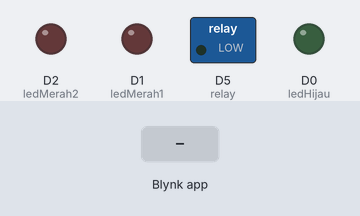
This sketch was run on a simulated ESP8266 (NodeMCU). On the bench: switched loads named in the sketch (green lamp = pin HIGH), output pins drawn as LEDs (lit = HIGH). The test bench sets the inputs (shaded band). WiFi joins after 1.5 s; servers stay silent unless stated.

Above: at 3.0 s.
3.1 s: Blynk app writes 1 to V0
At 4.2 s:
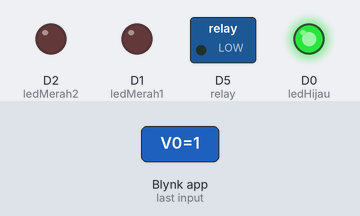
4.6 s: Blynk app writes 1 to V1
At 5.4 s:
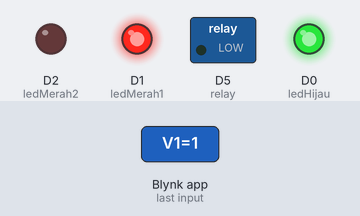
6.1 s: Blynk app writes 0 to V0
At 6.5 s:
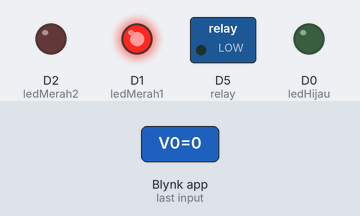
7.6 s: Blynk app writes 1 to V2
At 8.8 s:
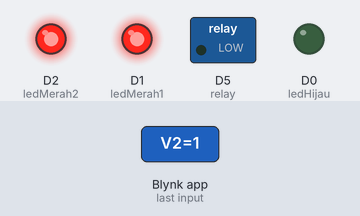
9.1 s: Blynk app writes 200 to V0
At 10.0 s:
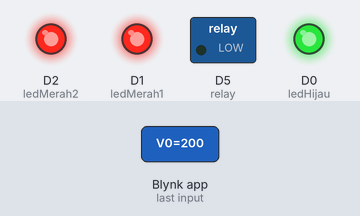
10.6 s: Blynk app writes 0 to V1
At 11.2 s:
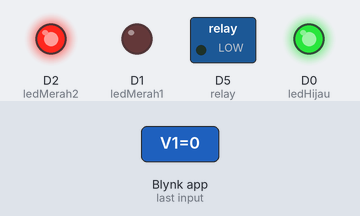
Timing chart, 0 to 13.1 s (numbered marks = the images above; inputs shaded):
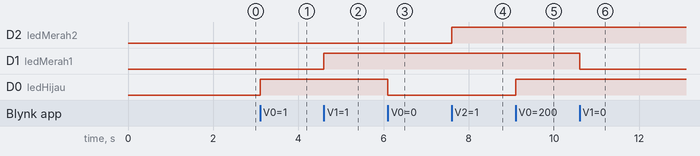

The sketch:

BLYNK_IOT_bangoen.ino
```cpp
/* Comment this out to disable prints and save space */
#define BLYNK_PRINT Serial

/* Fill in information from Blynk Device Info here */
#define BLYNK_TEMPLATE_ID "TMPL6pK0aOLZW"
#define BLYNK_TEMPLATE_NAME "testLed"
#define BLYNK_AUTH_TOKEN "ELai_QB2m3dllo3F3XHlbIskbIyZjOW4"


#include <ESP8266WiFi.h>
#include <BlynkSimpleEsp8266.h>

#define ledHijau D0 //led Hijau
#define ledMerah1 D1 //led Merah
#define ledMerah2 D2 //led Merah
#define relay D5 //relay

// Your WiFi credentials.
// Set password to "" for open networks.
char ssid[] = "ayen";
char pass[] = "ayen1234";

BLYNK_WRITE(V0){
  int ledHi = param.asInt();
  digitalWrite(ledHijau, ledHi);
}

BLYNK_WRITE(V1){
  int ledmerah1 = param.asInt();
  digitalWrite(ledMerah1, ledmerah1);
}

BLYNK_WRITE(V2){
  int ledmerah2 = param.asInt();
  digitalWrite(ledMerah2, ledmerah2);
}

BLYNK_WRITE(V3){
  int Relay = param.asInt();
  digitalWrite(relay, Relay);
}

void setup()
{
  // Debug console
  Serial.begin(9600);

  Blynk.begin(BLYNK_AUTH_TOKEN, ssid, pass);
  pinMode(ledHijau, OUTPUT);
  pinMode(ledMerah1, OUTPUT);
  pinMode(ledMerah2, OUTPUT);
  pinMode(relay, OUTPUT);
}

void loop()
{
  Blynk.run();
}
```

Measured:
- after the input at 3.1 s, D0 (ledHijau): LOW → HIGH at once
- after the input at 4.6 s, D1 (ledMerah1): LOW → HIGH at once
- after the input at 6.1 s, D0 (ledHijau): HIGH → LOW at once
- after the input at 7.6 s, D2 (ledMerah2): LOW → HIGH at once
- after the input at 9.1 s, D0 (ledHijau): LOW → HIGH at once
- after the input at 10.6 s, D1 (ledMerah1): HIGH → LOW at once
